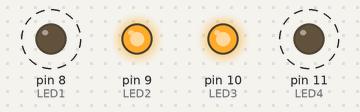
Recording of a sketch running on a simulated Arduino Uno, built with avr-gcc and run on an emulated ATmega328P. Shown: output pins drawn as LEDs (lit = HIGH). Dashed ring = blinking.

Above: at 0.37 s.
Timing chart, 0 to 3.3 s (numbered marks = the images above):
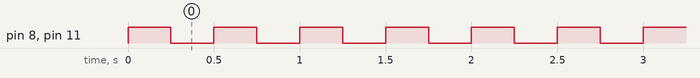

The sketch:

Prac2_b.ino
```cpp
int LED1 = 8;
int LED2 = 9;
int LED3 = 10;
int LED4 = 11;

void setup() {
  pinMode(LED1, OUTPUT);
  pinMode(LED2, OUTPUT);
  pinMode(LED3, OUTPUT);
  pinMode(LED4, OUTPUT);

  digitalWrite(LED1, HIGH);
  digitalWrite(LED2, HIGH);
  digitalWrite(LED3, HIGH);
  digitalWrite(LED4, HIGH);
  delay(250);
}

void loop() {

 for (int i = 1; i < 9; i++) {
    toogleBits(LED1);
    if(i==2 | i==6){
      toogleBits(LED2);
    }
    if(i=4){
      toogleBits(LED3);
      toogleBits(LED2);
    }
    if(i=8){
      toogleBits(LED2);
      toogleBits(LED3);
      toogleBits(LED4);
    }
    delay(250);
  }
}

void toogleBits(byte PIN) {
  digitalWrite(PIN, !digitalRead(PIN));
}
```

Measured:
- by itself, pin 8 (LED1), pin 11 (LED4): alternates HIGH for 0.25 s and LOW for 0.25 s
